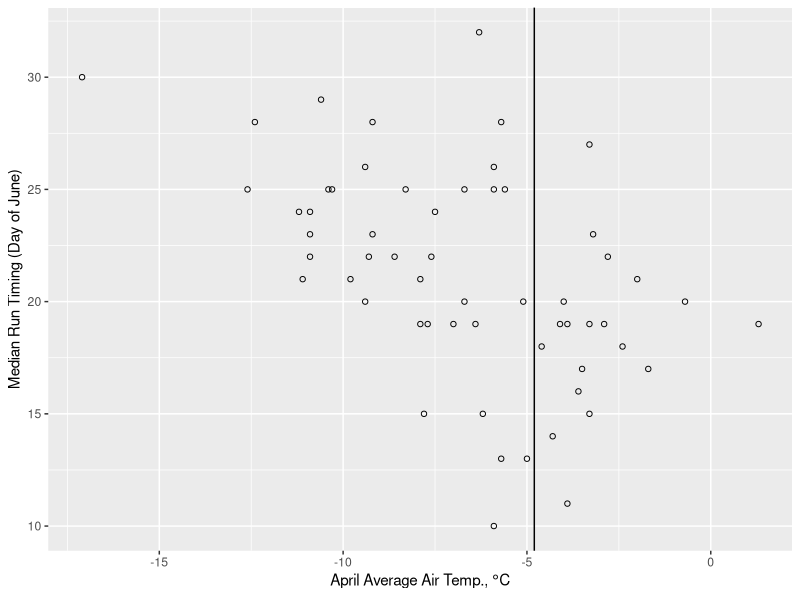
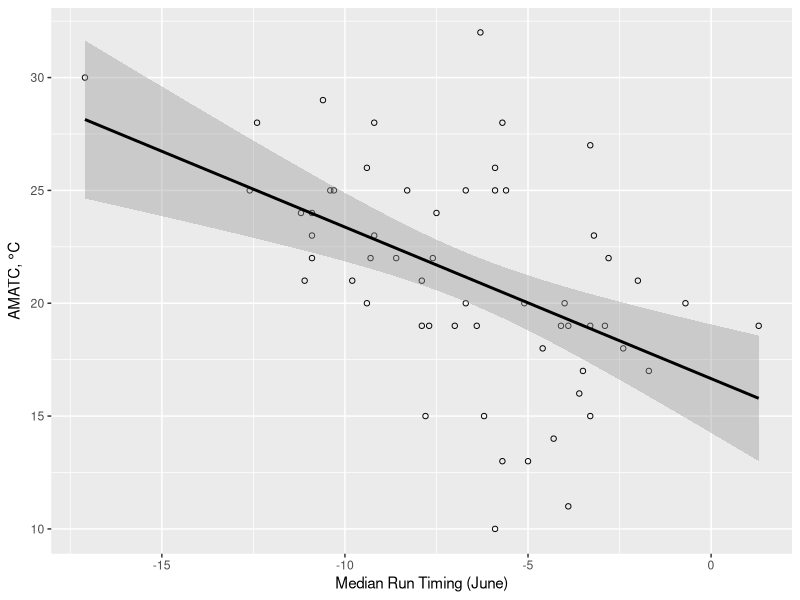
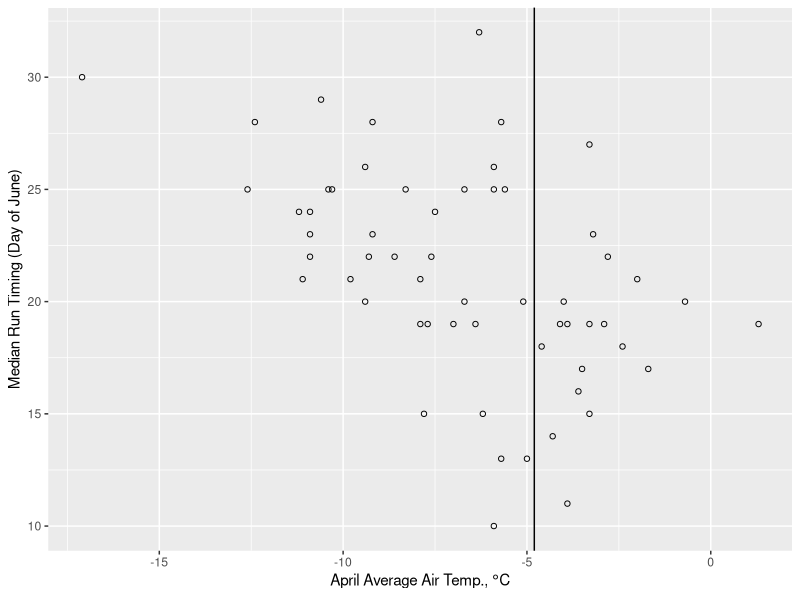

R code for these plots, in order:
#' april_forecast.R
#'
#' 15/25/50 %tiles of timing using just 2019 AMATC

library(dplyr)
library(ggplot2)
library(readr)

# Data loading/cleanup
######################

yuk <- read_csv("data/yukon.csv")


# Plotting
##########

ggplot(yuk, aes(amatc, mdj)) +
  geom_point(shape = 1) +
  geom_vline(xintercept = as.numeric(yuk[which(yuk$year == 2019),"amatc"])) +
  labs(x = expression("April Average Air Temp.,"*~degree*"C"), y = "Median Run Timing (Day of June)")

ggsave("april_forecast/mdj_against_amatc.png", width = 4, height = 4)

# Modeling
##########

model <- lm(mdj ~ amatc, data = subset(yuk, year < 2019))
summary(model)

predict(model, newdata =  yuk[yuk$year == 2019,])

result <- data.frame()

for (y in (max(yuk$year) - 15):(max(yuk$year) - 1)) {
  model <- lm(mdj ~ amatc, data = subset(yuk, year < y))
  model_pred <- as.numeric(floor(predict(model, newdata =  yuk[yuk$year == y,"amatc"])))
  
  result <- rbind(result,
                  data.frame(year = y,
                             obs = as.numeric(yuk[yuk$year == y,"mdj"]),
                             pred = model_pred))
}


mean(abs(result$obs - result$pred))
sd(abs(result$obs - result$pred))
max(abs(result$obs - result$pred))
mean(result$obs - result$pred)

ggplot(yuk, aes(amatc, mdj)) + 
  geom_point(shape = 1) +
  stat_smooth(method = "lm", color = "black") + 
  labs(x = "Median Run Timing (June)", y = expression("AMATC,"*~degree*"C"))

# Predictions

model_fifdj <- lm(fifdj ~ amatc, data = subset(yuk, year < 2019))
predict(model_fifdj, newdata =  yuk[yuk$year == 2019,])

model_qdj <- lm(qdj ~ amatc, data = subset(yuk, year < 2019))
predict(model_qdj, newdata =  yuk[yuk$year == 2019,])

model_mdj <- lm(mdj ~ amatc, data = subset(yuk, year < 2019))
predict(model_mdj, newdata =  yuk[yuk$year == 2019,])

